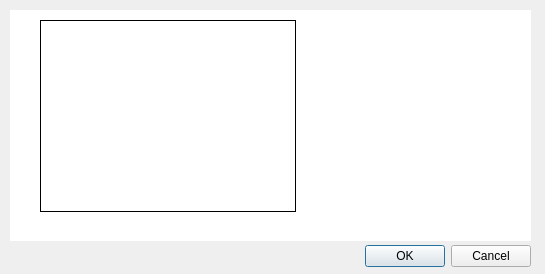
<?xml version="1.0" encoding="UTF-8"?>
<ui version="4.0">
 <author>Emmanuel Rodriguez Garcia</author>
 <class>XinoCartographicDialogBase</class>
 <widget class="QDialog" name="XinoCartographicDialogBase">
  <property name="geometry">
   <rect>
    <x>0</x>
    <y>0</y>
    <width>545</width>
    <height>274</height>
   </rect>
  </property>
  <property name="windowTitle">
   <string>Xino Cartographic</string>
  </property>
  <property name="windowIcon">
   <iconset>
    <normaloff>icon.png</normaloff>icon.png</iconset>
  </property>
  <property name="toolTip">
   <string notr="true"/>
  </property>
  <widget class="QDialogButtonBox" name="button_box">
   <property name="geometry">
    <rect>
     <x>360</x>
     <y>240</y>
     <width>171</width>
     <height>32</height>
    </rect>
   </property>
   <property name="orientation">
    <enum>Qt::Horizontal</enum>
   </property>
   <property name="standardButtons">
    <set>QDialogButtonBox::Cancel|QDialogButtonBox::Ok</set>
   </property>
  </widget>
  <widget class="QStackedWidget" name="stackedWidget">
   <property name="geometry">
    <rect>
     <x>10</x>
     <y>10</y>
     <width>521</width>
     <height>231</height>
    </rect>
   </property>
   <property name="mouseTracking">
    <bool>true</bool>
   </property>
   <property name="autoFillBackground">
    <bool>false</bool>
   </property>
   <property name="styleSheet">
    <string notr="true">background-color: qlineargradient(spread:pad, x1:0, y1:0, x2:1, y2:1, stop:0 rgba(255, 255, 255, 255), stop:1 rgba(255, 255, 255, 255));</string>
   </property>
   <property name="currentIndex">
    <number>0</number>
   </property>
   <widget class="QWidget" name="page">
    <widget class="QGraphicsView" name="graphicsView">
     <property name="geometry">
      <rect>
       <x>30</x>
       <y>10</y>
       <width>256</width>
       <height>192</height>
      </rect>
     </property>
     <property name="backgroundBrush">
      <brush brushstyle="Dense3Pattern">
       <color alpha="255">
        <red>0</red>
        <green>0</green>
        <blue>0</blue>
       </color>
      </brush>
     </property>
     <property name="dragMode">
      <enum>QGraphicsView::RubberBandDrag</enum>
     </property>
    </widget>
   </widget>
   <widget class="QWidget" name="page_2">
    <widget class="QgsFileWidget" name="mQgsFileWidget">
     <property name="geometry">
      <rect>
       <x>160</x>
       <y>120</y>
       <width>211</width>
       <height>41</height>
      </rect>
     </property>
    </widget>
   </widget>
  </widget>
 </widget>
 <layoutdefault spacing="6" margin="9"/>
 <customwidgets>
  <customwidget>
   <class>QgsFileWidget</class>
   <extends>QWidget</extends>
   <header>qgsfilewidget.h</header>
  </customwidget>
 </customwidgets>
 <resources/>
 <connections>
  <connection>
   <sender>button_box</sender>
   <signal>accepted()</signal>
   <receiver>XinoCartographicDialogBase</receiver>
   <slot>accept()</slot>
   <hints>
    <hint type="sourcelabel">
     <x>20</x>
     <y>20</y>
    </hint>
    <hint type="destinationlabel">
     <x>20</x>
     <y>20</y>
    </hint>
   </hints>
  </connection>
  <connection>
   <sender>button_box</sender>
   <signal>rejected()</signal>
   <receiver>XinoCartographicDialogBase</receiver>
   <slot>reject()</slot>
   <hints>
    <hint type="sourcelabel">
     <x>20</x>
     <y>20</y>
    </hint>
    <hint type="destinationlabel">
     <x>20</x>
     <y>20</y>
    </hint>
   </hints>
  </connection>
 </connections>
 <designerdata>
  <property name="gridDeltaX">
   <number>10</number>
  </property>
  <property name="gridDeltaY">
   <number>10</number>
  </property>
  <property name="gridSnapX">
   <bool>true</bool>
  </property>
  <property name="gridSnapY">
   <bool>true</bool>
  </property>
  <property name="gridVisible">
   <bool>true</bool>
  </property>
 </designerdata>
</ui>
